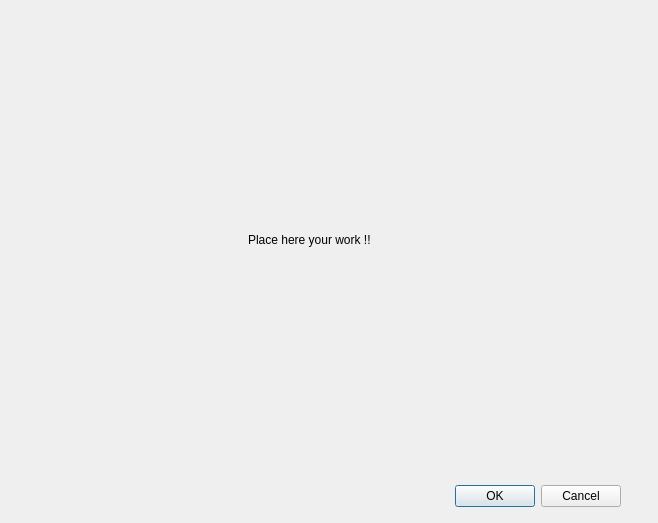
<?xml version="1.0" encoding="UTF-8"?>
<ui version="4.0">
 <class>interplanetaryDialog</class>
 <widget class="QDialog" name="interplanetaryDialog">
  <property name="geometry">
   <rect>
    <x>0</x>
    <y>0</y>
    <width>658</width>
    <height>523</height>
   </rect>
  </property>
  <property name="windowTitle">
   <string>Dialog</string>
  </property>
  <widget class="QDialogButtonBox" name="buttonBox">
   <property name="geometry">
    <rect>
     <x>280</x>
     <y>480</y>
     <width>341</width>
     <height>32</height>
    </rect>
   </property>
   <property name="orientation">
    <enum>Qt::Horizontal</enum>
   </property>
   <property name="standardButtons">
    <set>QDialogButtonBox::Cancel|QDialogButtonBox::Ok</set>
   </property>
  </widget>
  <widget class="QLabel" name="label">
   <property name="geometry">
    <rect>
     <x>248</x>
     <y>232</y>
     <width>249</width>
     <height>16</height>
    </rect>
   </property>
   <property name="text">
    <string>Place here your work !!</string>
   </property>
  </widget>
 </widget>
 <resources/>
 <connections>
  <connection>
   <sender>buttonBox</sender>
   <signal>accepted()</signal>
   <receiver>interplanetaryDialog</receiver>
   <slot>accept()</slot>
   <hints>
    <hint type="sourcelabel">
     <x>248</x>
     <y>254</y>
    </hint>
    <hint type="destinationlabel">
     <x>157</x>
     <y>274</y>
    </hint>
   </hints>
  </connection>
  <connection>
   <sender>buttonBox</sender>
   <signal>rejected()</signal>
   <receiver>interplanetaryDialog</receiver>
   <slot>reject()</slot>
   <hints>
    <hint type="sourcelabel">
     <x>316</x>
     <y>260</y>
    </hint>
    <hint type="destinationlabel">
     <x>286</x>
     <y>274</y>
    </hint>
   </hints>
  </connection>
 </connections>
</ui>
